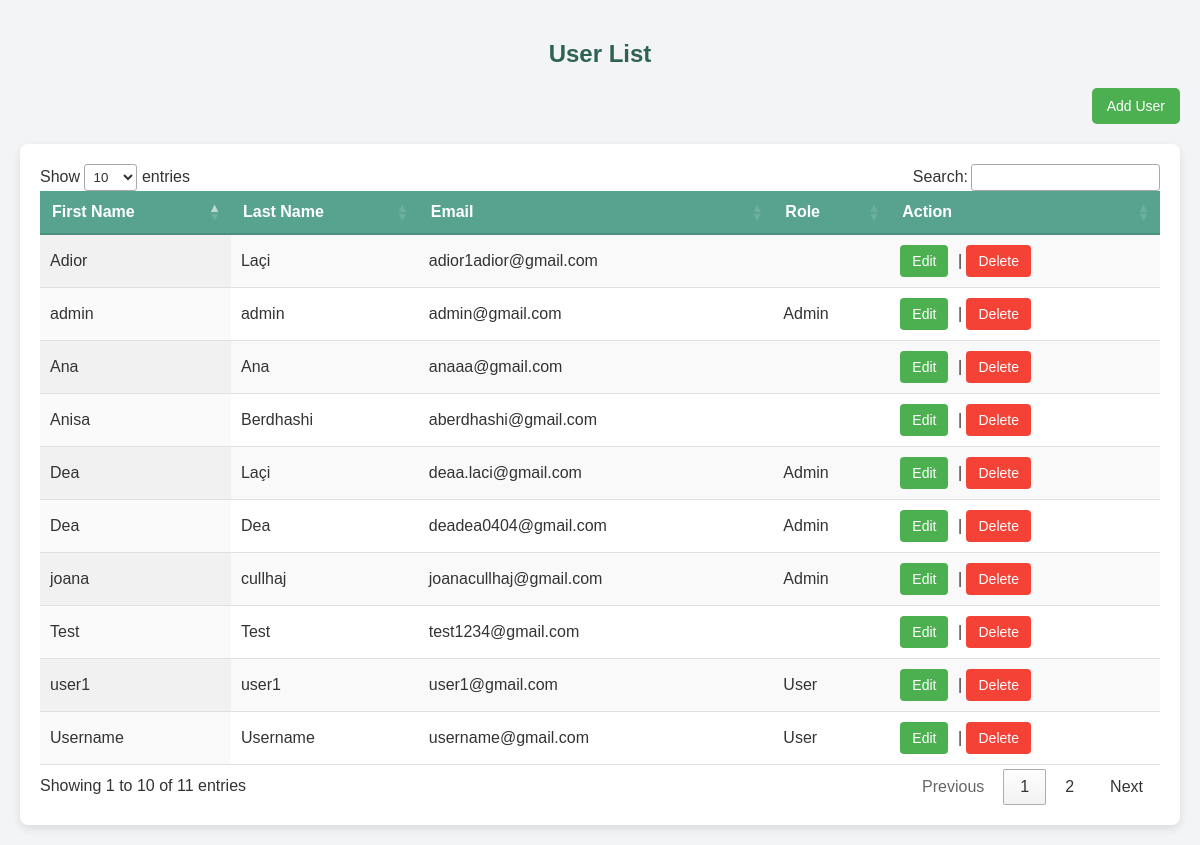
/Admin1/listofusers.php, run on the app's committed database.
### tables this page shows
CREATE TABLE `users` (
  `Id` int(10) NOT NULL,
  `firstName` varchar(50) NOT NULL,
  `lastName` varchar(50) NOT NULL,
  `email` varchar(50) NOT NULL,
  `password` varchar(255) NOT NULL,
  `verification_code` varchar(255) DEFAULT NULL,
  `is_verified` tinyint(1) DEFAULT 0,
  `otp` int(11) DEFAULT NULL,
  `remember_token` varchar(255) DEFAULT NULL,
  `failed_attempts` int(11) DEFAULT 0,
  `last_failed_attempt` datetime DEFAULT NULL,
  `role` varchar(10) DEFAULT NULL,
  `is_banned` tinyint(1) NOT NULL DEFAULT 0
);

### Admin1/listofusers.php (the view, shortened to what this page needs)
<?php
require_once('C:/xampp/htdocs/Web2.1/connect.php');
$users = [];
$query = "SELECT * FROM users";
$result = mysqli_query($conn, $query);
if ($result && mysqli_num_rows($result) > 0) {
    while ($row = mysqli_fetch_assoc($result)) {
        $users[$row['Id']] = $row;
    }
} else {
    echo "No user found.";
}
?>
<!DOCTYPE html>
<html lang="en">
<head>
    <link rel="stylesheet" href="https://cdn.datatables.net/1.13.4/css/jquery.dataTables.min.css">
    <link rel="stylesheet" href="https://cdn.jsdelivr.net/npm/sweetalert2@11">
    <link rel="stylesheet" href="listofusers.css">
    <link rel="stylesheet" href="listofusers_buttons.css">
</head>
<body>
<h2 style="text-align: center;">User List</h2>
<div class="add-user-container">
    <button class="add-user-button" onclick="openModal()">Add User</button>
</div>
<div class="table-responsive">
    <table id="usersTable" class="display">
        <thead>
        <tr>
            <th>First Name</th>
            <th>Last Name</th>
            <th>Email</th>
            <th>Role</th>
            <th>Action</th>
        </tr>
        </thead>
        <tbody>
        <?php
        foreach ($users as $user_id => $user_data) {
            echo "<tr>";
            echo "<td>" . htmlspecialchars($user_data['firstName']) . "</td>";
            echo "<td>" . htmlspecialchars($user_data['lastName']) . "</td>";
            echo "<td>" . htmlspecialchars($user_data['email']) . "</td>";
            echo "<td>" . ucfirst(htmlspecialchars($user_data['role'])) . "</td>";
            echo "<td>";
            echo "<a href='edit_user.php?id=" . $user_id . "' class='edit-btn'>Edit</a>";
            echo " | ";
            echo "<button class='delete-btn' data-user-id='" . $user_id . "'>Delete</button>";
            echo "</td>";
            echo "</tr>";
        }
        ?>
        </tbody>
    </table>
</div>
</body>
</html>

### Admin1/listofusers.css (style rules this page uses)
body { font-family: 'Arial', sans-serif; background-color: #f3f4f6; margin: 0; padding: 20px; color: #333; }
h2 { color: #2e6354; font-size: 24px; text-align: center; margin-bottom: 20px; }
.table-responsive { margin: 0 auto; max-width: 1200px; background-color: #ffffff; border-radius: 8px; box-shadow: 0 4px 10px rgba(0, 0, 0, 0.1); padding: 20px; }
#usersTable { width: 100%; border-collapse: collapse; }
#usersTable thead th { background-color: #58a390; color: #ffffff; padding: 12px; text-align: left; border-bottom: 2px solid #4d907c; }
#usersTable tbody td { padding: 10px; border-bottom: 1px solid #e0e0e0; color: #333; }
button { padding: 10px 15px; background-color: #58a390; color: #ffffff; border: none; border-radius: 5px; cursor: pointer; font-size: 14px; transition: background-color 0.3s; }

### Admin1/listofusers_buttons.css (style rules this page uses)
.edit-btn { background-color: #4CAF50; color: white; padding: 8px 12px; border: none; border-radius: 4px; text-decoration: none; font-size: 14px; margin-right: 5px; cursor: pointer; }
.delete-btn { background-color: #f44336; color: white; padding: 8px 12px; border: none; border-radius: 4px; text-decoration: none; font-size: 14px; cursor: pointer; }

### Admin1/listofusers.php (style rules this page uses)
.add-user-container { margin-bottom: 20px; text-align: right; }
.add-user-button { padding: 10px 15px; background-color: #4CAF50; color: white; border: none; border-radius: 5px; cursor: pointer; }

### data on the page
users: firstName "Ana", lastName "Ana", email "anaaa@gmail.com"
users: firstName "Adior", lastName "Laçi", email "adior1adior@gmail.com"
users: firstName "Test", lastName "Test", email "test1234@gmail.com"
users: firstName "admin", lastName "admin", email "admin@gmail.com", role "Admin"
users: firstName "user1", lastName "user1", email "user1@gmail.com", role "User"
users: firstName "Anisa", lastName "Berdhashi", email "aberdhashi@gmail.com"
users: firstName "joana", lastName "cullhaj", email "joanacullhaj@gmail.com", role "Admin"
users: firstName "Username", lastName "Username", email "username@gmail.com", role "User"
users: firstName "Dea", lastName "Laçi", email "deaa.laci@gmail.com", role "Admin"
users: firstName "Dea", lastName "Dea", email "deadea0404@gmail.com", role "Admin"
